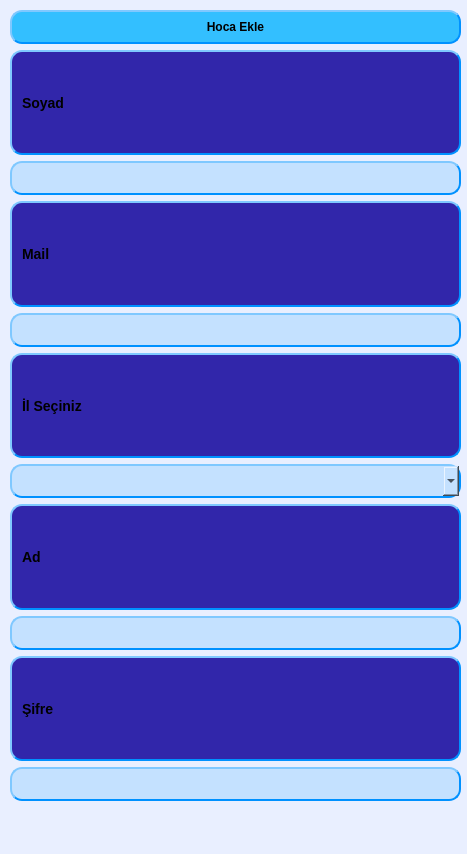
<?xml version="1.0" encoding="UTF-8"?>
<ui version="4.0">
 <class>WindowYHocaEkle</class>
 <widget class="QMainWindow" name="WindowYHocaEkle">
  <property name="geometry">
   <rect>
    <x>0</x>
    <y>0</y>
    <width>467</width>
    <height>854</height>
   </rect>
  </property>
  <property name="windowTitle">
   <string>MainWindow</string>
  </property>
  <property name="styleSheet">
   <string notr="true">  background-color: rgb(233, 239, 255);
</string>
  </property>
  <widget class="QWidget" name="centralwidget">
   <widget class="QWidget" name="verticalLayoutWidget_2">
    <property name="geometry">
     <rect>
      <x>10</x>
      <y>10</y>
      <width>451</width>
      <height>791</height>
     </rect>
    </property>
    <layout class="QVBoxLayout" name="verticalLayout_2">
     <item>
      <widget class="QPushButton" name="pushButtonEkle">
       <property name="styleSheet">
        <string notr="true">    background-color: rgb(51, 191, 255);
    border-style: outset;
    border-width: 2px;
    border-radius: 12px;
    border-color: rgb(0, 145, 255);
    font: bold 12px;
    min-width: 10em;
    padding: 8px;</string>
       </property>
       <property name="text">
        <string>Hoca Ekle</string>
       </property>
      </widget>
     </item>
     <item>
      <layout class="QVBoxLayout" name="verticalLayout_5">
       <item>
        <widget class="QLabel" name="labelCep_2">
         <property name="styleSheet">
          <string notr="true"> 	background-color: rgb(49, 38, 170);
    border-style: outset;
    border-width: 2px;
    border-radius: 12px;
    font: bold 14px;
    font-color:rgb(160, 246, 255);
    min-width: 7em;
    padding: 6px;
	border-color: rgb(0, 145, 255)</string>
         </property>
         <property name="text">
          <string>Soyad</string>
         </property>
        </widget>
       </item>
       <item>
        <widget class="QLineEdit" name="leSoy">
         <property name="styleSheet">
          <string notr="true">    background-color: rgb(196, 225, 255);
    border-style: outset;
    border-width: 2px;
    border-radius: 12px;
    font: bold 14px;
    min-width: 7em;
    padding: 6px;
	border-color: rgb(0, 145, 255)</string>
         </property>
         <property name="inputMethodHints">
          <set>Qt::ImhFormattedNumbersOnly</set>
         </property>
        </widget>
       </item>
      </layout>
     </item>
     <item>
      <layout class="QVBoxLayout" name="verticalLayout_6">
       <item>
        <widget class="QLabel" name="labelCep_3">
         <property name="styleSheet">
          <string notr="true"> 	background-color: rgb(49, 38, 170);
    border-style: outset;
    border-width: 2px;
    border-radius: 12px;
    font: bold 14px;
    font-color:rgb(160, 246, 255);
    min-width: 7em;
    padding: 6px;
	border-color: rgb(0, 145, 255)</string>
         </property>
         <property name="text">
          <string>Mail</string>
         </property>
        </widget>
       </item>
       <item>
        <widget class="QLineEdit" name="leMail">
         <property name="styleSheet">
          <string notr="true">    background-color: rgb(196, 225, 255);
    border-style: outset;
    border-width: 2px;
    border-radius: 12px;
    font: bold 14px;
    min-width: 7em;
    padding: 6px;
	border-color: rgb(0, 145, 255)</string>
         </property>
         <property name="inputMethodHints">
          <set>Qt::ImhFormattedNumbersOnly</set>
         </property>
        </widget>
       </item>
      </layout>
     </item>
     <item>
      <layout class="QVBoxLayout" name="verticalLayout_4">
       <item>
        <widget class="QLabel" name="labelTc">
         <property name="styleSheet">
          <string notr="true"> 	background-color: rgb(49, 38, 170);
    border-style: outset;
    border-width: 2px;
    border-radius: 12px;
    font: bold 14px;
    font-color:rgb(160, 246, 255);
    min-width: 7em;
    padding: 6px;
	border-color: rgb(0, 145, 255)</string>
         </property>
         <property name="text">
          <string>İl Seçiniz</string>
         </property>
        </widget>
       </item>
       <item>
        <widget class="QComboBox" name="comboBoxIl">
         <property name="styleSheet">
          <string notr="true">    background-color: rgb(196, 225, 255);
    border-style: outset;
    border-width: 2px;
    border-radius: 12px;
    font: bold 14px;
    min-width: 7em;
    padding: 6px;
	border-color: rgb(0, 145, 255)</string>
         </property>
        </widget>
       </item>
      </layout>
     </item>
     <item>
      <layout class="QVBoxLayout" name="verticalLayout_3">
       <item>
        <widget class="QLabel" name="labelCep">
         <property name="styleSheet">
          <string notr="true"> 	background-color: rgb(49, 38, 170);
    border-style: outset;
    border-width: 2px;
    border-radius: 12px;
    font: bold 14px;
    font-color:rgb(160, 246, 255);
    min-width: 7em;
    padding: 6px;
	border-color: rgb(0, 145, 255)</string>
         </property>
         <property name="text">
          <string>Ad</string>
         </property>
        </widget>
       </item>
       <item>
        <widget class="QLineEdit" name="leAd">
         <property name="styleSheet">
          <string notr="true">    background-color: rgb(196, 225, 255);
    border-style: outset;
    border-width: 2px;
    border-radius: 12px;
    font: bold 14px;
    min-width: 7em;
    padding: 6px;
	border-color: rgb(0, 145, 255)</string>
         </property>
         <property name="inputMethodHints">
          <set>Qt::ImhFormattedNumbersOnly</set>
         </property>
        </widget>
       </item>
      </layout>
     </item>
     <item>
      <layout class="QVBoxLayout" name="verticalLayout_7">
       <item>
        <widget class="QLabel" name="labelCep_4">
         <property name="styleSheet">
          <string notr="true"> 	background-color: rgb(49, 38, 170);
    border-style: outset;
    border-width: 2px;
    border-radius: 12px;
    font: bold 14px;
    font-color:rgb(160, 246, 255);
    min-width: 7em;
    padding: 6px;
	border-color: rgb(0, 145, 255)</string>
         </property>
         <property name="text">
          <string>Şifre</string>
         </property>
        </widget>
       </item>
       <item>
        <widget class="QLineEdit" name="leSifre">
         <property name="styleSheet">
          <string notr="true">    background-color: rgb(196, 225, 255);
    border-style: outset;
    border-width: 2px;
    border-radius: 12px;
    font: bold 14px;
    min-width: 7em;
    padding: 6px;
	border-color: rgb(0, 145, 255)</string>
         </property>
         <property name="inputMethodHints">
          <set>Qt::ImhFormattedNumbersOnly</set>
         </property>
        </widget>
       </item>
      </layout>
     </item>
    </layout>
   </widget>
  </widget>
  <widget class="QMenuBar" name="menubar">
   <property name="geometry">
    <rect>
     <x>0</x>
     <y>0</y>
     <width>467</width>
     <height>23</height>
    </rect>
   </property>
  </widget>
  <widget class="QStatusBar" name="statusbar"/>
 </widget>
 <resources/>
 <connections/>
</ui>
